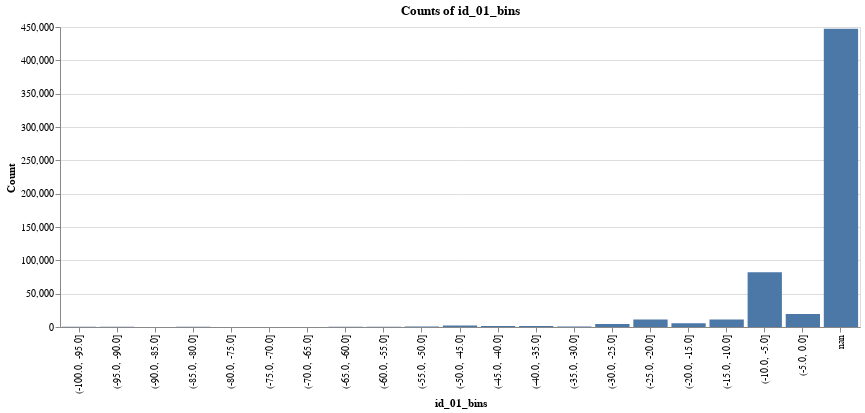

Here is the notebook cell this chart was saved with:
### Code cell
bins_histogram(X, 'id_01_bins', width=800)

### Figure 1 — Vega-Lite specification as saved in the notebook (floating-point values rounded to 4 significant figures)
{"$schema": "https://vega.github.io/schema/vega-lite/v3.3.0.json", "config": {"mark": {"tooltip": null}, "view": {"height": 300, "width": 400}}, "data": {"name": "data-7a85bb7d42fa0a0e63b5020ccf831fa9"}, "datasets": {"data-7a85bb7d42fa0a0e63b5020ccf831fa9": [{"count": 433, "id_01_bins": "(-100.0, -95.0]"}, {"count": 217, "id_01_bins": "(-95.0, -90.0]"}, {"count": 96, "id_01_bins": "(-90.0, -85.0]"}, {"count": 221, "id_01_bins": "(-85.0, -80.0]"}, {"count": 84, "id_01_bins": "(-80.0, -75.0]"}, {"count": 100, "id_01_bins": "(-75.0, -70.0]"}, {"count": 93, "id_01_bins": "(-70.0, -65.0]"}, {"count": 419, "id_01_bins": "(-65.0, -60.0]"}, {"count": 324, "id_01_bins": "(-60.0, -55.0]"}, {"count": 714, "id_01_bins": "(-55.0, -50.0]"}, {"count": 2147, "id_01_bins": "(-50.0, -45.0]"}, {"count": 1390, "id_01_bins": "(-45.0, -40.0]"}, {"count": 1630, "id_01_bins": "(-40.0, -35.0]"}, {"count": 694, "id_01_bins": "(-35.0, -30.0]"}, {"count": 4640, "id_01_bins": "(-30.0, -25.0]"}, {"count": 11234, "id_01_bins": "(-25.0, -20.0]"}, {"count": 5728, "id_01_bins": "(-20.0, -15.0]"}, {"count": 11301, "id_01_bins": "(-15.0, -10.0]"}, {"count": 82201, "id_01_bins": "(-10.0, -5.0]"}, {"count": 19555, "id_01_bins": "(-5.0, 0.0]"}, {"count": 447319, "id_01_bins": "nan"}]}, "encoding": {"tooltip": [{"field": "id_01_bins", "type": "nominal"}, {"field": "count", "type": "quantitative"}], "x": {"axis": {"title": "id_01_bins"}, "field": "id_01_bins", "sort": null, "type": "nominal"}, "y": {"axis": {"title": "Count"}, "field": "count", "type": "quantitative"}}, "mark": "bar", "title": "Counts of id_01_bins", "width": 800}
